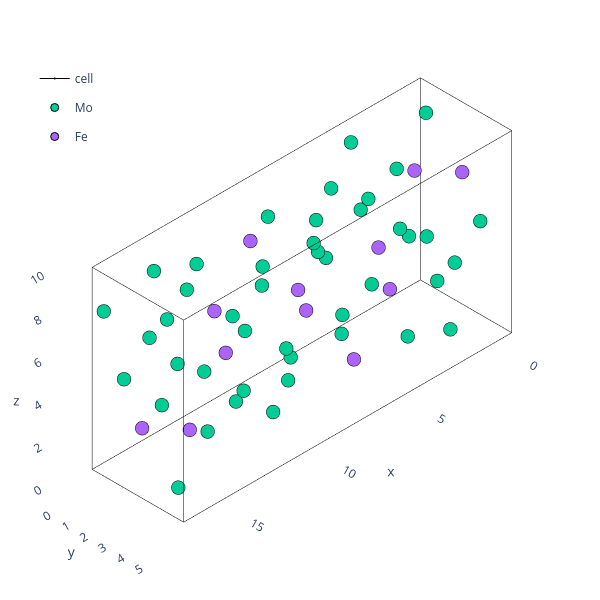

Notebook code for this chart:
### Code cell
theatoms=binaries_predict['P']['Atoms'].atoms.sample(n=1).iloc[0]
plotting.plotly_atoms(theatoms)

### Figure 1 — Plotly figure (JSON) as saved in the notebook; plotly's stock layout.template omitted (floating-point values rounded to 4 significant figures)
{"data": [{"hoverinfo": "skip", "legendgroup": "cell", "line": {"color": "black", "width": 1}, "marker": {"size": 0.01}, "name": "cell", "showlegend": false, "type": "scatter3d", "x": [0.0, 17.81], "y": [0, 0], "z": [0, 0]}, {"hoverinfo": "skip", "legendgroup": "cell", "line": {"color": "black", "width": 1}, "marker": {"size": 0.01}, "name": "cell", "showlegend": false, "type": "scatter3d", "x": [0, 0], "y": [0.0, 4.964], "z": [0, 0]}, {"hoverinfo": "skip", "legendgroup": "cell", "line": {"color": "black", "width": 1}, "marker": {"size": 0.01}, "name": "cell", "showlegend": false, "type": "scatter3d", "x": [0, 0], "y": [0, 0], "z": [0.0, 9.499]}, {"hoverinfo": "skip", "legendgroup": "cell", "line": {"color": "black", "width": 1}, "marker": {"size": 0.01}, "name": "cell", "showlegend": false, "type": "scatter3d", "x": [17.81, 17.81], "y": [0.0, 4.964], "z": [0, 0]}, {"hoverinfo": "skip", "legendgroup": "cell", "line": {"color": "black", "width": 1}, "marker": {"size": 0.01}, "name": "cell", "showlegend": false, "type": "scatter3d", "x": [0.0, 17.81], "y": [4.964, 4.964], "z": [0, 0]}, {"hoverinfo": "skip", "legendgroup": "cell", "line": {"color": "black", "width": 1}, "marker": {"size": 0.01}, "name": "cell", "showlegend": false, "type": "scatter3d", "x": [17.81, 17.81], "y": [4.964, 4.964], "z": [0.0, 9.499]}, {"hoverinfo": "skip", "legendgroup": "cell", "line": {"color": "black", "width": 1}, "marker": {"size": 0.01}, "name": "cell", "showlegend": false, "type": "scatter3d", "x": [17.81, 17.81], "y": [0, 0], "z": [0.0, 9.499]}, {"hoverinfo": "skip", "legendgroup": "cell", "line": {"color": "black", "width": 1}, "marker": {"size": 0.01}, "name": "cell", "showlegend": false, "type": "scatter3d", "x": [0, 0], "y": [4.964, 4.964], "z": [0.0, 9.499]}, {"hoverinfo": "skip", "legendgroup": "cell", "line": {"color": "black", "width": 1}, "marker": {"size": 0.01}, "name": "cell", "showlegend": false, "type": "scatter3d", "x": [0.0, 17.81], "y": [0, 0], "z": [9.499, 9.499]}, {"hoverinfo": "skip", "legendgroup": "cell", "line": {"color": "black", "width": 1}, "marker": {"size": 0.01}, "name": "cell", "showlegend": false, "type": "scatter3d", "x": [0, 0], "y": [0.0, 4.964], "z": [9.499, 9.499]}, {"hoverinfo": "skip", "legendgroup": "cell", "line": {"color": "black", "width": 1}, "marker": {"size": 0.01}, "name": "cell", "showlegend": false, "type": "scatter3d", "x": [0.0, 17.81], "y": [4.964, 4.964], "z": [9.499, 9.499]}, {"hoverinfo": "skip", "legendgroup": "cell", "line": {"color": "black", "width": 1}, "marker": {"size": 0.01}, "name": "cell", "showlegend": true, "type": "scatter3d", "x": [17.81, 17.81], "y": [0.0, 4.964], "z": [9.499, 9.499]}, {"hovertext": ["Mo0", "Mo1", "Mo2", "Mo3", "Mo4", "Mo5", "Mo6", "Mo7", "Mo8", "Mo9", "Mo10", "Mo11", "Mo12", "Mo13", "Mo14", "Mo15", "Mo16", "Mo17", "Mo18", "Mo19", "Mo20", "Mo21", "Mo22", "Mo23", "Mo24", "Mo25", "Mo26", "Mo27", "Mo28", "Mo29", "Mo30", "Mo31", "Mo32", "Mo33", "Mo34", "Mo35", "Mo36", "Mo37", "Mo38", "Mo39", "Mo40", "Mo41", "Mo42", "Mo43"], "marker": {"line": {"color": "black", "width": 1}}, "mode": "markers", "name": "Mo", "type": "scatter3d", "x": [6.805, 11.01, 2.102, 15.71, 4.489, 13.33, 4.418, 13.4, 6.093, 11.72, 2.815, 15.0, 5.523, 12.29, 3.385, 14.43, 9.851, 7.963, 16.87, 0.9442, 2.352, 15.46, 6.556, 11.26, 8.426, 9.388, 0.481, 17.33, 0.6235, 17.19, 8.284, 9.531, 17.19, 0.6235, 9.531, 8.284, 5.131, 12.68, 3.777, 14.04, 12.68, 5.131, 14.04, 3.777], "y": [1.241, 3.723, 3.723, 1.241, 1.241, 3.723, 3.723, 1.241, 1.241, 3.723, 3.723, 1.241, 1.241, 3.723, 3.723, 1.241, 1.241, 3.723, 3.723, 1.241, 1.241, 3.723, 3.723, 1.241, 1.241, 3.723, 3.723, 1.241, 0.0, 0.0, 0.0, 0.0, 2.482, 2.482, 2.482, 2.482, 2.482, 2.482, 2.482, 2.482, 0.0, 0.0, 0.0, 0.0], "z": [5.348, 4.151, 0.5984, 8.901, 6.174, 3.325, 1.425, 8.074, 7.979, 1.52, 3.23, 6.269, 0.8549, 8.644, 5.604, 3.895, 5.291, 4.208, 0.5414, 8.958, 4.208, 5.291, 8.958, 0.5414, 0.1235, 9.376, 4.873, 4.626, 2.375, 7.124, 7.124, 2.375, 7.124, 2.375, 2.375, 7.124, 3.61, 5.889, 8.359, 1.14, 5.889, 3.61, 1.14, 8.359]}, {"hovertext": ["Fe0", "Fe1", "Fe2", "Fe3", "Fe4", "Fe5", "Fe6", "Fe7", "Fe8", "Fe9", "Fe10", "Fe11"], "marker": {"line": {"color": "black", "width": 1}}, "mode": "markers", "name": "Fe", "type": "scatter3d", "x": [2.904, 14.91, 6.003, 11.81, 1.568, 16.25, 7.34, 10.47, 7.446, 10.37, 1.461, 16.35], "y": [1.241, 3.723, 3.723, 1.241, 1.241, 3.723, 3.723, 1.241, 1.241, 3.723, 3.723, 1.241], "z": [1.643, 7.856, 6.393, 3.106, 6.554, 2.945, 1.805, 7.694, 2.916, 6.583, 7.666, 1.833]}], "layout": {"height": 600, "legend": {"x": 0.05, "xanchor": "left", "y": 0.9, "yanchor": "top"}, "margin": {"b": 5, "l": 5, "r": 0.5, "t": 5}, "scene": {"aspectmode": "data", "camera": {"projection": {"type": "orthographic"}}, "xaxis": {"range": [-1.781, 19.6], "showbackground": false, "showgrid": false}, "yaxis": {"range": [-0.4964, 5.461], "showbackground": false, "showgrid": false}, "zaxis": {"range": [-0.9499, 10.45], "showbackground": false, "showgrid": false}}, "width": 600}}
